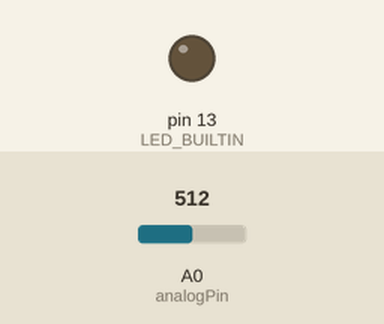
This sketch was run on a simulated Arduino Uno, built with avr-gcc and run on an emulated ATmega328P. Parts: output pins drawn as LEDs (lit = HIGH). The inputs (shaded band) are chosen by the test bench; at power-on: A0 (analogPin) = 512.

Above: at 2.0 s.
At 14.3 s:
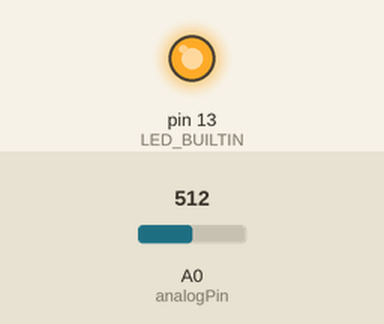
Timing chart, 0 to 14.6 s (numbered marks = the images above):
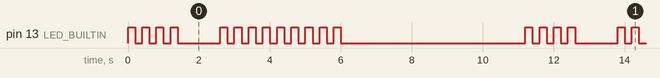

Measured:
- by itself, pin 13 (LED_BUILTIN): repeats every 11.2 s: HIGH 0.20 s, LOW 1.2 s, 8 × (HIGH 0.20 s, LOW 0.20 s), HIGH 0.20 s, LOW 5.2 s, 3 × (HIGH 0.20 s, LOW 0.20 s)
- by itself, everything shown: repeats every 11.2 s, in 26 steps

The sketch:

Voltage.ino
```cpp
//#include <LowPower.h>
#include <Wire.h>

const int analogPin = A0;
const float R1 = 20000.0; // top resistor in voltage divider
const float R2 = 10000.0;  // bottom resistor in voltage divider
const float ADC_REF = 3.3; // Arduino reference voltage

const byte I2C_ADDR = 0x12; // Arduino I2C address, must differ from RTC

void setup() {
  // put your setup code here, to run once:
  pinMode(LED_BUILTIN, OUTPUT);
  Wire.begin(I2C_ADDR); // join I2C bus as slave
  Wire.onRequest(sendVoltage); // called when master requests data
}

void loop() {
  // put your main code here, to run repeatedly:
//  LowPower.powerDown(SLEEP_8S, ADC_OFF, BOD_OFF);

  float batteryVoltage = getVoltage();
//  uint16_t v_int = (uint16_t)(batteryVoltage * 100);
  float d = 10.0 * (batteryVoltage - (int)batteryVoltage);

  blink((int)batteryVoltage);

  delay(1000);

  blink((int)d);

  delay(5000);
}

void blink(int times)
{
  for(int i = 0; i < times; i++)
  {
    digitalWrite(LED_BUILTIN, HIGH);
    delay(200);
    digitalWrite(LED_BUILTIN, LOW);
    delay(200);
  }
}

float getVoltage() {
  int raw = analogRead(analogPin);
  float voltage = (raw / 1023.0) * ADC_REF; // voltage at A0
  float batteryVoltage = voltage * (R1 + R2) / R2; // actual LiPo voltage

  // Send as two bytes (scaled by 100 for 0.01 V precision)
  return batteryVoltage; // * 100;
}

void sendVoltage() {
  float batteryVoltage = getVoltage();

  // Send as two bytes (scaled by 100 for 0.01 V precision)
  uint16_t v_int = (uint16_t)(batteryVoltage * 100);
  Wire.write(highByte(v_int));
  Wire.write(lowByte(v_int));
}
```
